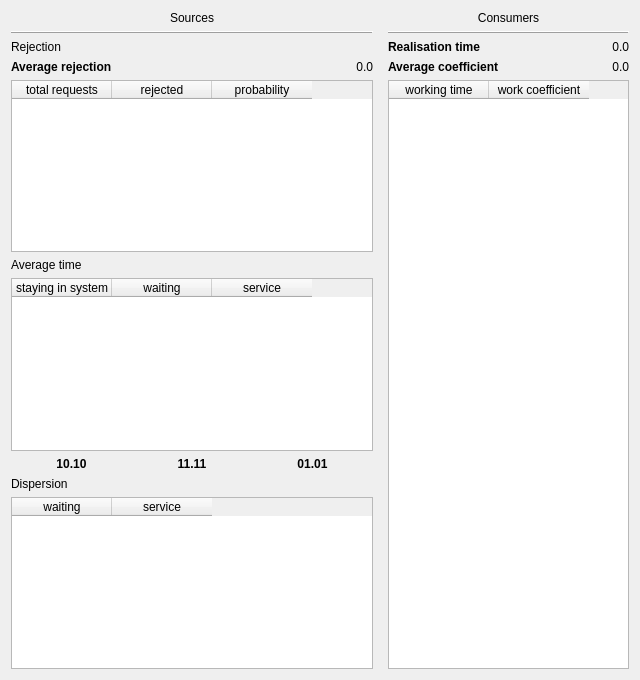
<?xml version="1.0" encoding="UTF-8"?>
<ui version="4.0">
 <class>ResultsWindow</class>
 <widget class="QWidget" name="ResultsWindow">
  <property name="geometry">
   <rect>
    <x>0</x>
    <y>0</y>
    <width>640</width>
    <height>680</height>
   </rect>
  </property>
  <property name="minimumSize">
   <size>
    <width>480</width>
    <height>320</height>
   </size>
  </property>
  <property name="windowTitle">
   <string>Results</string>
  </property>
  <layout class="QGridLayout" name="gridLayout">
   <item row="0" column="0">
    <layout class="QGridLayout" name="gridLayout_2" columnstretch="3,2">
     <property name="horizontalSpacing">
      <number>15</number>
     </property>
     <property name="verticalSpacing">
      <number>6</number>
     </property>
     <item row="2" column="1">
      <layout class="QHBoxLayout" name="horizontalLayout">
       <item>
        <widget class="QLabel" name="lblRealisationTime">
         <property name="font">
          <font>
           <weight>75</weight>
           <bold>true</bold>
          </font>
         </property>
         <property name="text">
          <string>Realisation time</string>
         </property>
        </widget>
       </item>
       <item>
        <widget class="QLabel" name="lblRealisationTimeField">
         <property name="text">
          <string>0.0</string>
         </property>
         <property name="alignment">
          <set>Qt::AlignRight|Qt::AlignTrailing|Qt::AlignVCenter</set>
         </property>
        </widget>
       </item>
      </layout>
     </item>
     <item row="3" column="1">
      <layout class="QHBoxLayout" name="horizontalLayout_3">
       <item>
        <widget class="QLabel" name="lblAverageCoefficient">
         <property name="font">
          <font>
           <weight>75</weight>
           <bold>true</bold>
          </font>
         </property>
         <property name="text">
          <string>Average coefficient</string>
         </property>
        </widget>
       </item>
       <item>
        <widget class="QLabel" name="lblAverageCoefficientField">
         <property name="text">
          <string>0.0</string>
         </property>
         <property name="alignment">
          <set>Qt::AlignRight|Qt::AlignTrailing|Qt::AlignVCenter</set>
         </property>
        </widget>
       </item>
      </layout>
     </item>
     <item row="3" column="0">
      <layout class="QHBoxLayout" name="horizontalLayout_2">
       <item>
        <widget class="QLabel" name="lblAverageRej">
         <property name="font">
          <font>
           <weight>75</weight>
           <bold>true</bold>
          </font>
         </property>
         <property name="text">
          <string>Average rejection</string>
         </property>
        </widget>
       </item>
       <item>
        <widget class="QLabel" name="lblAverageRejField">
         <property name="text">
          <string>0.0</string>
         </property>
         <property name="alignment">
          <set>Qt::AlignRight|Qt::AlignTrailing|Qt::AlignVCenter</set>
         </property>
        </widget>
       </item>
      </layout>
     </item>
     <item row="0" column="0">
      <widget class="QLabel" name="lblSrc">
       <property name="frameShape">
        <enum>QFrame::NoFrame</enum>
       </property>
       <property name="frameShadow">
        <enum>QFrame::Plain</enum>
       </property>
       <property name="text">
        <string>Sources</string>
       </property>
       <property name="alignment">
        <set>Qt::AlignCenter</set>
       </property>
      </widget>
     </item>
     <item row="6" column="0">
      <widget class="QTableWidget" name="tblTime">
       <column>
        <property name="text">
         <string>staying in system</string>
        </property>
       </column>
       <column>
        <property name="text">
         <string>waiting</string>
        </property>
       </column>
       <column>
        <property name="text">
         <string>service</string>
        </property>
       </column>
      </widget>
     </item>
     <item row="1" column="0">
      <widget class="Line" name="line">
       <property name="frameShadow">
        <enum>QFrame::Raised</enum>
       </property>
       <property name="orientation">
        <enum>Qt::Horizontal</enum>
       </property>
      </widget>
     </item>
     <item row="0" column="1">
      <widget class="QLabel" name="lblCnmrs">
       <property name="text">
        <string>Consumers</string>
       </property>
       <property name="alignment">
        <set>Qt::AlignCenter</set>
       </property>
      </widget>
     </item>
     <item row="4" column="0">
      <widget class="QTableWidget" name="tblRejection">
       <property name="sortingEnabled">
        <bool>false</bool>
       </property>
       <property name="wordWrap">
        <bool>true</bool>
       </property>
       <column>
        <property name="text">
         <string>total requests</string>
        </property>
       </column>
       <column>
        <property name="text">
         <string>rejected</string>
        </property>
       </column>
       <column>
        <property name="text">
         <string>probability</string>
        </property>
       </column>
      </widget>
     </item>
     <item row="1" column="1">
      <widget class="Line" name="line_3">
       <property name="frameShadow">
        <enum>QFrame::Raised</enum>
       </property>
       <property name="orientation">
        <enum>Qt::Horizontal</enum>
       </property>
      </widget>
     </item>
     <item row="4" column="1" rowspan="6">
      <widget class="QTableWidget" name="tblConsumers">
       <column>
        <property name="text">
         <string>working time</string>
        </property>
       </column>
       <column>
        <property name="text">
         <string>work coefficient</string>
        </property>
       </column>
      </widget>
     </item>
     <item row="5" column="0">
      <widget class="QLabel" name="lblTime">
       <property name="text">
        <string>Average time</string>
       </property>
      </widget>
     </item>
     <item row="9" column="0">
      <widget class="QTableWidget" name="tblDispersion">
       <column>
        <property name="text">
         <string>waiting</string>
        </property>
       </column>
       <column>
        <property name="text">
         <string>service</string>
        </property>
       </column>
      </widget>
     </item>
     <item row="2" column="0">
      <widget class="QLabel" name="label">
       <property name="frameShape">
        <enum>QFrame::NoFrame</enum>
       </property>
       <property name="text">
        <string>Rejection</string>
       </property>
      </widget>
     </item>
     <item row="8" column="0">
      <widget class="QLabel" name="lblDispersion">
       <property name="text">
        <string>Dispersion</string>
       </property>
      </widget>
     </item>
     <item row="7" column="0">
      <layout class="QHBoxLayout" name="horizontalLayout_4">
       <item>
        <widget class="QLabel" name="lblInSysAvField">
         <property name="font">
          <font>
           <weight>75</weight>
           <bold>true</bold>
          </font>
         </property>
         <property name="text">
          <string>10.10</string>
         </property>
         <property name="alignment">
          <set>Qt::AlignCenter</set>
         </property>
        </widget>
       </item>
       <item>
        <widget class="QLabel" name="lblWaitingAvField">
         <property name="font">
          <font>
           <weight>75</weight>
           <bold>true</bold>
          </font>
         </property>
         <property name="text">
          <string>11.11</string>
         </property>
         <property name="alignment">
          <set>Qt::AlignCenter</set>
         </property>
        </widget>
       </item>
       <item>
        <widget class="QLabel" name="lblServiceAvField">
         <property name="font">
          <font>
           <weight>75</weight>
           <bold>true</bold>
          </font>
         </property>
         <property name="text">
          <string>01.01</string>
         </property>
         <property name="alignment">
          <set>Qt::AlignCenter</set>
         </property>
        </widget>
       </item>
      </layout>
     </item>
    </layout>
   </item>
  </layout>
 </widget>
 <resources/>
 <connections/>
</ui>
